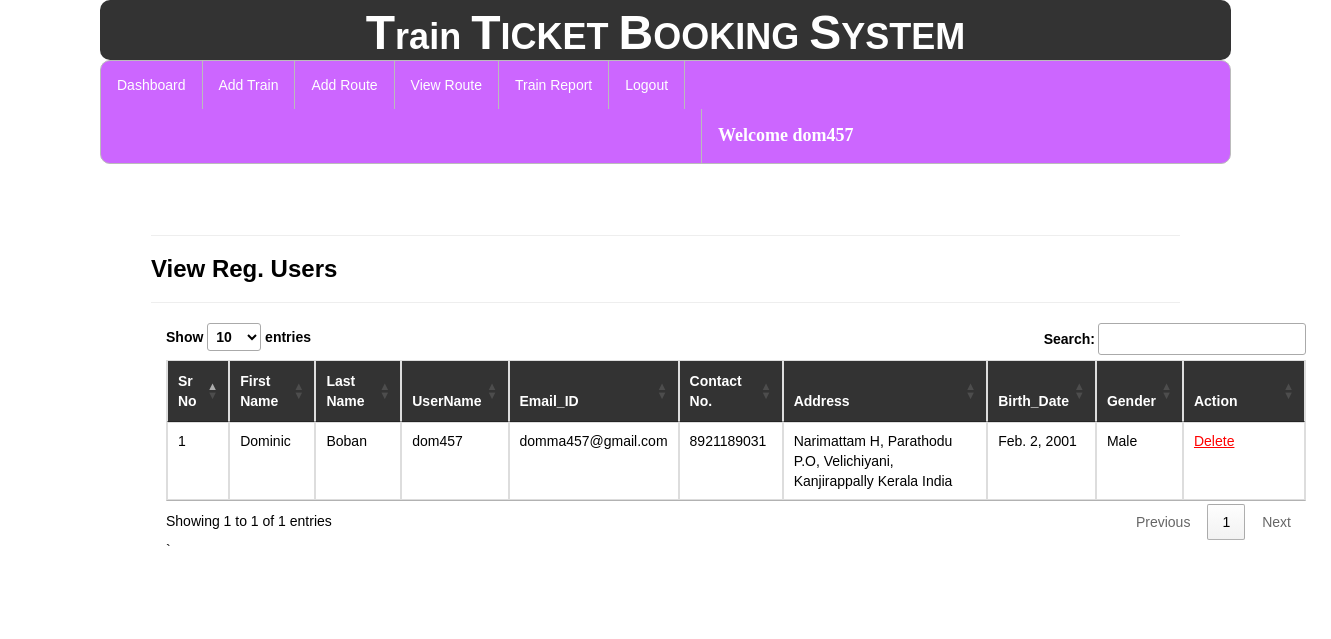
Page /view_regusers/ (signed in) on the committed database.
### railway/models.py (models this page shows, shortened)
class Register(models.Model):
    user = models.ForeignKey(User,on_delete=models.CASCADE,null=True)
    mobile = models.CharField(max_length=10,null=True)
    add = models.CharField(max_length=100,null=True)
    dob = models.DateField(null=True)
    gender = models.CharField(max_length=10,null=True)

### railway/views.py (the view)
# urls.py: path('view_regusers/', view_regusers, name="view_regusers"),
def view_regusers(request):
    if not request.user.is_authenticated:
        return redirect('login')
    data=Register.objects.filter(user__is_staff=False)
    d={"data":data}
    return render(request,"view_regusers.html",d)

### railway/templates/view_regusers.html (shortened to what this page needs)
{% extends 'navigation3.html' %}
{% load static %}
{% block b %}
<div style="color:Black;border:1px solid white;border-radius:8px;background-color:white;padding:50px">
<hr><h3><strong>View Reg. Users</strong></h3><hr>
    <div class="container">
<table class="noteCard table table-bordered" id="myTable">
  <thead style="color:white;background-color:#333">
  <tr>
    <th>Sr No</th>
    <th>First Name</th>
      <th>Last Name</th>
      <th>UserName</th>
    <th>Email_ID</th>
    <th>Contact No.</th>
       <th>Address</th>
    <th>Birth_Date</th>
    <th>Gender</th>
    <th>Action</th>
  </tr>
  </thead>
   <tbody>
    {% for i in data %}
  <tr>
    <td>{{forloop.counter}}</td>
    <td>{{i.user.first_name}}</td>
    <td>{{i.user.last_name}}</td>
    <td>{{i.user.username}}</td>
      <td>{{i.user.email}}</td>
      <td>{{i.mobile}}</td>
      <td>{{i.add}}</td>
      <td>{{i.dob}}</td>
      <td>{{i.gender}}</td>
    <td style="width:100px">
   <a href="{% url 'delete_user' i.user.id %}" onclick="return confirm('Do you really want to Delete ?');" style="color:red"><u>Delete</u></a></td>
  </tr>
    {% endfor %}
    </tbody>
</table>`
 </div>
</div>
{% endblock %}

### railway/templates/navigation3.html (shortened to what this page needs)
{% extends 'head.html' %}
{% load static %}
{% block body %}
<link rel = stylesheet href = "//cdn.datatables.net/1.10.19/css/jquery.dataTables.min.css">
<ul class="id2">
  <li id="id1"><a href="{% url 'admindashboard' %}">Dashboard</a></li>
  <li id="id1"><a href="{% url 'add_train' %}">Add Train</a></li>
  <li id="id1"><a href="{% url 'add_route' %}">Add Route</a></li>
  <li id="id1"><a href="{% url 'availableroute' %}">View Route</a></li>
  <li id="id1"><a href="{% url 'view_train'%}">Train Report</a></li>
  <li id="id1"><a href="{% url 'log_out' %}">Logout</a></li>
      <li id="id2" style="margin-left:600px"><a href="" style="color:white"><strong style="font-size:18px;font-family:cursive">Welcome {{request.user.username}}</strong></a></li>
</ul>
{% block b %}
{% endblock %}
{% endblock %}

### railway/templates/navigation3.html (style rules this page uses)
.id2 { list-style-type: none; margin: 0; padding: 0; overflow: hidden; background-color: #cc66ff; border-radius:10px; border:1px solid #bbb; }
#id1 { float: left; border-right:1px solid #bbb; }
#id2 { float: left; border-left:1px solid #bbb; }
li:last-child { border-right: none; }
li a { display: block; color: white; text-align: center; padding: 14px 16px; text-decoration: none; }
body { font-family: Arial, Helvetica, sans-serif; }

### rows in the picture
Register: user.first_name "Dominic", user.last_name "Boban", user.username "dom457", user.email "domma457@gmail.com", mobile "8921189031", add "Narimattam H, Parathodu P.O, Velichiyani, Kanjirappally Kerala India", dob "Feb. 2, 2001", gender "Male"

### other values in the picture
{{ request.user.username }} "dom457"
